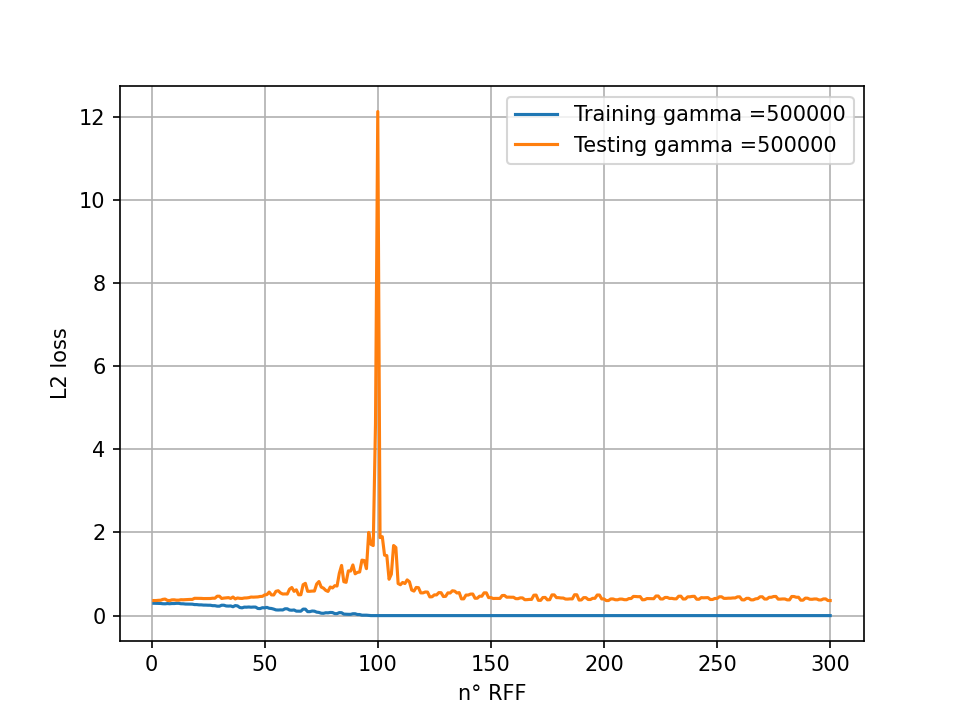

This figure's Python source:

import numpy as np
from sklearn.kernel_approximation import RBFSampler
from sklearn.svm import LinearSVC
from sklearn.linear_model import LinearRegression
from sklearn import metrics,pipeline,svm
from sklearn.preprocessing import scale
import matplotlib.pyplot as plt
from sklearn.preprocessing import OneHotEncoder
n=100
train_X=np.random.rand(n)*0.5+0.1
train_X=np.expand_dims(train_X,axis=1)
train_y=np.sqrt(train_X*(1-train_X))*np.sin(1.1*np.pi/(train_X+0.05))


n=100
test_X=np.random.rand(n)*0.5+0.1
test_X=np.expand_dims(test_X,axis=1)
test_y=np.sqrt(test_X*(1-test_X))*np.sin(2.1*np.pi/(test_X+0.05))





for gamm in [500000]:
    feature_map_fourier = RBFSampler(gamma=gamm, random_state=1)
    fourier_approx_linear = pipeline.Pipeline([("feature_map", feature_map_fourier), ("svm",LinearRegression())])
    train_acc = []
    test_acc = []   
    features=np.linspace(1,300,301,dtype=int)
    for D in features:
        fourier_approx_linear.set_params(feature_map__n_components=D)
        fourier_approx_linear.fit(train_X, train_y)
        '''
        X_plot=np.expand_dims(np.linspace(0.1,0.6,10000),axis=1)
        y_plot=fourier_approx_linear.predict(X_plot)
        plt.plot(X_plot,y_plot,label=str(D))
        plt.scatter(train_X,train_y,label=str(D))
        plt.show()     '''
        train_acc.append(np.sqrt(np.mean((fourier_approx_linear.predict(train_X)-train_y)**2)))
        test_acc.append(np.sqrt(np.mean((fourier_approx_linear.predict(test_X)-test_y)**2)))
    plt.plot(features,train_acc,label='Training gamma ='+str(gamm))
    plt.plot(features,test_acc,label='Testing gamma ='+str(gamm))
plt.legend()
plt.xlabel('n° RFF')
plt.ylabel('L2 loss')
plt.grid()
plt.legend()
plt.savefig('double_descent_doppler.png', dpi=150)
plt.show()

